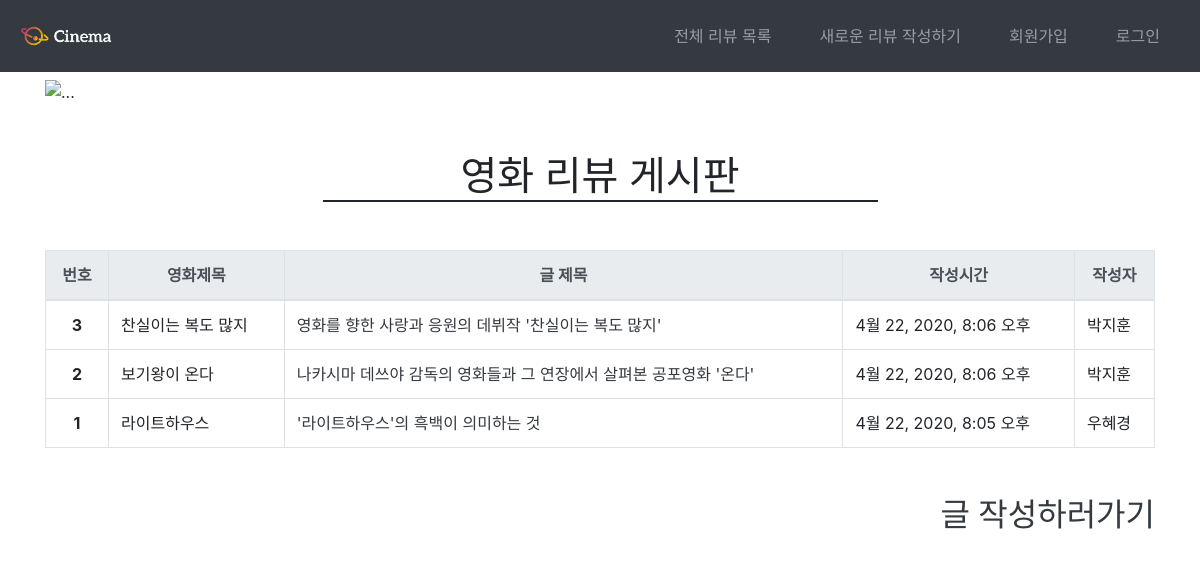
/community/, run on the app's committed database.
### community/models.py (models this page shows)
class Review(models.Model):
    title=models.CharField(max_length=100)
    movie_title=models.CharField(max_length=30)
    rank=models.IntegerField(default=0)
    content=models.TextField()
    created_at=models.DateTimeField(auto_now_add=True)
    updated_at=models.DateTimeField(auto_now=True)
    user=models.ForeignKey(settings.AUTH_USER_MODEL,on_delete=models.CASCADE)

### community/views.py (the view)
# urls.py: path('',views.review_list,name='review_list'),
def review_list(request):
    reviews=Review.objects.order_by('-id')
    context={
        'reviews':reviews
    }
    return render(request,'community/review_list.html',context)

### community/templates/community/review_list.html (shortened to what this page needs)
{% extends 'base.html' %}
{% block body %}
<div id="carouselExampleControls" class="carousel slide mt-2" data-ride="carousel">
  <div class="carousel-inner">
    <div class="carousel-item active">
      <img src="https://images.hdqwalls.com/wallpapers/bthumb/1917-movie-2020-9k.jpg" class="d-block w-100" alt="...">
    </div>
  </div>
  <a class="carousel-control-prev" href="#carouselExampleControls" role="button" data-slide="prev">
    <span class="carousel-control-prev-icon" aria-hidden="true"></span>
  </a>
  <a class="carousel-control-next" href="#carouselExampleControls" role="button" data-slide="next">
    <span class="carousel-control-next-icon" aria-hidden="true"></span>
  </a>
</div>
<div class="text-center h1 col-6 offset-3 mt-5 mb-5" style="border-bottom: 2px solid">영화 리뷰 게시판</div>
<table class="table mx-auto table-bordered mt-5">
  <thead class="thead-light">
    <tr>
      <th scope="col" class="text-center">번호</th>
      <th scope="col" class="text-center">영화제목</th>
      <th scope="col" class="text-center">글 제목</th>
      <th scope="col" class="text-center">작성시간</th>
      <th scope="col" class="text-center">작성자</th>
    </tr>
  </thead>
  <tbody>
    {% for review in reviews %}
        <tr>
          <th scope="row" class="text-center">{{ forloop.revcounter }}</th>
          <td>{{ review.movie_title }}</td>
          <td><a href="{% url 'community:review_detail' review.id %}" class="text-dark text-decoration-none ">{{ review.title }}</a></td>
          <td>{{ review.created_at }}</td>
        <td>{{ review.user.username }}</td>
        </tr>
    {% endfor %}
      </tbody>
</table>
<div class="text-right my-5"><a href="{% url 'community:review_create' %}" class="h2 text-decoration-none text-dark">글 작성하러가기</a></div>
{% endblock %}

### data on the page
Review: movie_title "찬실이는 복도 많지", title "영화를 향한 사랑과 응원의 데뷔작 '찬실이는 복도 많지'", created_at "4월 22, 2020, 8:06 오후", user.username "박지훈"
Review: movie_title "보기왕이 온다", title "나카시마 데쓰야 감독의 영화들과 그 연장에서 살펴본 공포영화 '온다'", created_at "4월 22, 2020, 8:06 오후", user.username "박지훈"
Review: movie_title "라이트하우스", title "'라이트하우스'의 흑백이 의미하는 것", created_at "4월 22, 2020, 8:05 오후", user.username "우혜경"
